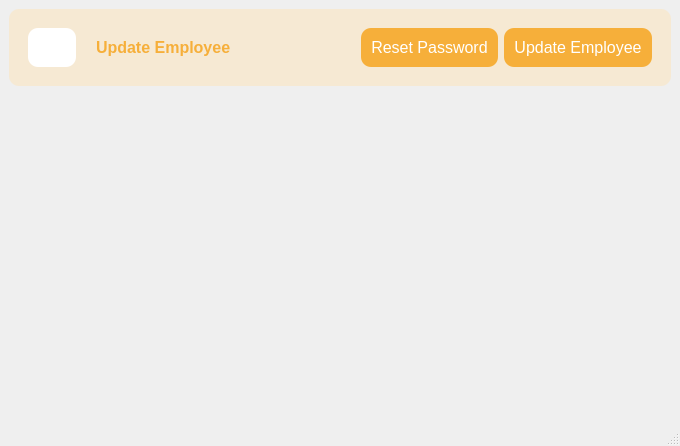
<?xml version="1.0" encoding="UTF-8"?>
<ui version="4.0">
 <class>UpdateEmployee</class>
 <widget class="QMainWindow" name="UpdateEmployee">
  <property name="geometry">
   <rect>
    <x>0</x>
    <y>0</y>
    <width>680</width>
    <height>446</height>
   </rect>
  </property>
  <property name="windowTitle">
   <string>Update Employees</string>
  </property>
  <property name="windowIcon">
   <iconset>
    <normalon>:/resources/employee-icons/Employee-update.svg</normalon>
   </iconset>
  </property>
  <widget class="QWidget" name="centralwidget">
   <layout class="QHBoxLayout" name="horizontalLayout_2">
    <item>
     <layout class="QVBoxLayout" name="verticalLayout">
      <item>
       <widget class="QFrame" name="gridFrame">
        <property name="sizePolicy">
         <sizepolicy hsizetype="Preferred" vsizetype="Fixed">
          <horstretch>0</horstretch>
          <verstretch>0</verstretch>
         </sizepolicy>
        </property>
        <property name="maximumSize">
         <size>
          <width>16777215</width>
          <height>16777215</height>
         </size>
        </property>
        <property name="styleSheet">
         <string notr="true">background-color: rgb(246, 233, 211);
padding:10px;
border-radius:10px;</string>
        </property>
        <layout class="QHBoxLayout" name="horizontalLayout">
         <item>
          <widget class="QLabel" name="label_2">
           <property name="sizePolicy">
            <sizepolicy hsizetype="Preferred" vsizetype="Fixed">
             <horstretch>0</horstretch>
             <verstretch>0</verstretch>
            </sizepolicy>
           </property>
           <property name="maximumSize">
            <size>
             <width>48</width>
             <height>48</height>
            </size>
           </property>
           <property name="styleSheet">
            <string notr="true">background-color: rgb(255, 255, 255);
padding:4px;
border-radius:10px;</string>
           </property>
           <property name="text">
            <string/>
           </property>
           <property name="pixmap">
            <pixmap resource="resources.qrc">:/resources/employee-icons/Employee-update.svg</pixmap>
           </property>
           <property name="scaledContents">
            <bool>true</bool>
           </property>
          </widget>
         </item>
         <item>
          <widget class="QLabel" name="label">
           <property name="sizePolicy">
            <sizepolicy hsizetype="Preferred" vsizetype="Fixed">
             <horstretch>0</horstretch>
             <verstretch>0</verstretch>
            </sizepolicy>
           </property>
           <property name="font">
            <font>
             <pointsize>12</pointsize>
             <bold>true</bold>
            </font>
           </property>
           <property name="styleSheet">
            <string notr="true">color: rgb(246, 175, 58);</string>
           </property>
           <property name="text">
            <string>Update Employee</string>
           </property>
          </widget>
         </item>
         <item>
          <widget class="QPushButton" name="reset_btn">
           <property name="sizePolicy">
            <sizepolicy hsizetype="Fixed" vsizetype="Fixed">
             <horstretch>0</horstretch>
             <verstretch>0</verstretch>
            </sizepolicy>
           </property>
           <property name="font">
            <font>
             <pointsize>12</pointsize>
            </font>
           </property>
           <property name="styleSheet">
            <string notr="true">QPushButton{
background-color: rgb(246, 175, 58);
color: rgb(255, 255, 255);
border:none;
padding: 10px;
}
QPushButton:hover{
background-color: rgb(194, 137, 46);
}</string>
           </property>
           <property name="text">
            <string>Reset Password</string>
           </property>
          </widget>
         </item>
         <item>
          <widget class="QPushButton" name="Update_btn">
           <property name="sizePolicy">
            <sizepolicy hsizetype="Fixed" vsizetype="Fixed">
             <horstretch>0</horstretch>
             <verstretch>0</verstretch>
            </sizepolicy>
           </property>
           <property name="maximumSize">
            <size>
             <width>16777215</width>
             <height>40</height>
            </size>
           </property>
           <property name="font">
            <font>
             <pointsize>12</pointsize>
            </font>
           </property>
           <property name="styleSheet">
            <string notr="true">QPushButton{
background-color: rgb(246, 175, 58);
color: rgb(255, 255, 255);
border:none;
padding: 10px;
}
QPushButton:hover{
background-color: rgb(194, 137, 46);
}</string>
           </property>
           <property name="text">
            <string>Update Employee</string>
           </property>
          </widget>
         </item>
        </layout>
       </widget>
      </item>
      <item>
       <widget class="QFrame" name="frame">
        <property name="styleSheet">
         <string notr="true">QTableView {
    border: 1px solid #d3d3d3;  /* Border around the entire table */
    selection-background-color: #a1c4fd;  /* Background color for selected cells */
    selection-color: white;  /* Text color for selected cells */
    alternate-background-color: #f2f2f2;  /* Background color for alternate rows */
    gridline-color: #cccccc;  /* Color of gridlines separating cells */
    background-color: #ffffff;  /* Background color of the table */
}

/* Styling for individual cells */
QTableView::item {
    padding: 2px;  /* Padding inside each cell */
	font-size:12px;
    color: black;  /* Default text color */
    background-color: white;  /* Default background color of cells */
}

/* Styling for selected cells */
QTableView::item:selected {
    background-color: #F5A623;  /* Background color for selected cells */
    color: white;  /* Text color for selected cells */
}

/* Row Styling (for alternate rows) */
QTableView::item:alternate {
    background-color: #f9f9f9;  /* Background color for alternate rows */
}

/* Styling for header cells */
QHeaderView::section {
    background-color: #2c3e50;  /* Header background color */
    color: white;  /* Header text color */
    padding: 5px;  /* Padding for header cells */
    font-weight: bold;  /* Bold font for header text */
    text-align: center;  /* Center-align header text */
}

/* Header horizontal lines */
QHeaderView::section:horizontal {
    border-right: 1px solid #d3d3d3;  /* Border between header cells */
}

/* For sorting indicators in the header */
QHeaderView::indicator:checked {
    background-color: #0078d4;  /* Sorting indicator background color */
}
</string>
        </property>
        <layout class="QHBoxLayout" name="table_horizontalLayout"/>
       </widget>
      </item>
     </layout>
    </item>
   </layout>
  </widget>
  <widget class="QMenuBar" name="menubar">
   <property name="geometry">
    <rect>
     <x>0</x>
     <y>0</y>
     <width>680</width>
     <height>21</height>
    </rect>
   </property>
  </widget>
  <widget class="QStatusBar" name="statusbar"/>
 </widget>
 <resources>
  <include location="resources.qrc"/>
 </resources>
 <connections/>
</ui>
